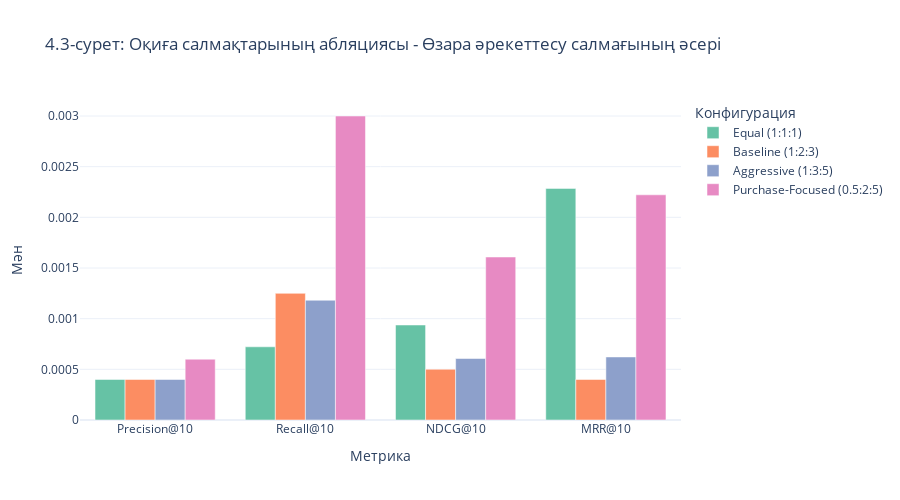

Write notebook code for a chart like this one.
### Code cell
# Visualization: Bar chart
fig3 = plot_ablation_comparison(
    weight_df,
    ["Precision@10", "Recall@10", "NDCG@10", "MRR@10"],
    "4.3-сурет: Оқиға салмақтарының абляциясы - Өзара әрекеттесу салмағының әсері"
)
fig3.show()

fig3.write_html(OUTPUT_DIR / "fig_event_weights.html")

### Figure 1 — Plotly figure (JSON) as saved in the notebook; plotly's stock layout.template omitted (floating-point values rounded to 4 significant figures)
{"data": [{"marker": {"color": "rgb(102,194,165)"}, "name": "Equal (1:1:1)", "type": "bar", "x": ["Precision@10", "Recall@10", "NDCG@10", "MRR@10"], "y": [0.0004, 0.0007222, 0.0009375, 0.002286]}, {"marker": {"color": "rgb(252,141,98)"}, "name": "Baseline (1:2:3)", "type": "bar", "x": ["Precision@10", "Recall@10", "NDCG@10", "MRR@10"], "y": [0.0004, 0.00125, 0.0005007, 0.0004]}, {"marker": {"color": "rgb(141,160,203)"}, "name": "Aggressive (1:3:5)", "type": "bar", "x": ["Precision@10", "Recall@10", "NDCG@10", "MRR@10"], "y": [0.0004, 0.001182, 0.0006069, 0.0006222]}, {"marker": {"color": "rgb(231,138,195)"}, "name": "Purchase-Focused (0.5:2:5)", "type": "bar", "x": ["Precision@10", "Recall@10", "NDCG@10", "MRR@10"], "y": [0.0006, 0.003, 0.001609, 0.002222]}], "layout": {"barmode": "group", "height": 500, "legend": {"title": {"text": "Конфигурация"}}, "title": {"text": "4.3-сурет: Оқиға салмақтарының абляциясы - Өзара әрекеттесу салмағының әсері"}, "xaxis": {"title": {"text": "Метрика"}}, "yaxis": {"title": {"text": "Мән"}}}}
